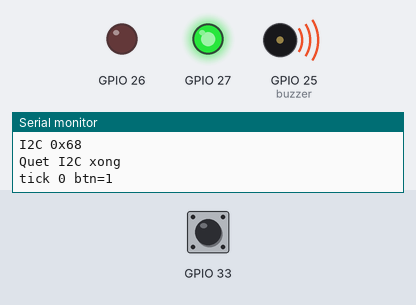
This sketch was run on a simulated ESP32. On the bench: output pins drawn as LEDs (lit = HIGH), buzzer (waves = sounding, pin HIGH), the last lines printed to the serial monitor. The test bench sets the inputs (shaded band); at power-on: GPIO 33 HIGH.

Above: at 0.2 s.
At 1.2 s:
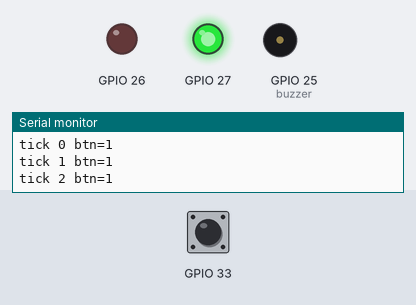
At 3.7 s:
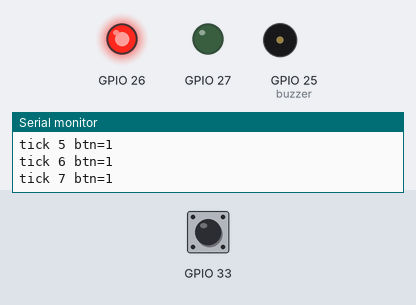
Timing chart, 0 to 4.6 s (numbered marks = the images above):
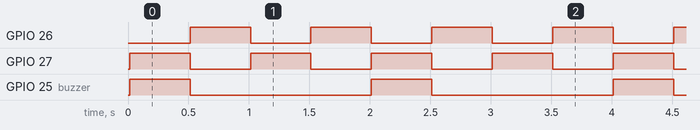

Measured:
- by itself, GPIO 26, GPIO 27: alternates HIGH for 0.50 s and LOW for 0.50 s
- by itself, GPIO 25 (buzzer): alternates HIGH for 0.50 s and LOW for 1.5 s
- by itself, everything shown: repeats every 2.0 s, in 4 steps

The sketch:

sketch.ino
```cpp
// Sketch thử mạch trên Wokwi (không phải firmware thật): kiểm tra từng linh kiện nối đúng chân.
//   - Quét I2C: phải thấy 0x3C (OLED) và 0x68 (MPU6050)
//   - LED đỏ (GPIO26) / xanh (GPIO27) nháy luân phiên, còi (GPIO25) kêu mỗi 2 giây
//   - Bấm nút (GPIO33): Serial in btn=0
#include <Wire.h>

void setup() {
  Serial.begin(115200);
  pinMode(25, OUTPUT);
  pinMode(26, OUTPUT);
  pinMode(27, OUTPUT);
  pinMode(33, INPUT_PULLUP);
  Wire.begin(21, 22);
  for (uint8_t addr = 1; addr < 127; addr++) {
    Wire.beginTransmission(addr);
    if (Wire.endTransmission() == 0) Serial.printf("I2C 0x%02X\n", addr);
  }
  Serial.println("Quet I2C xong");
}

void loop() {
  static int n = 0;
  digitalWrite(26, n % 2);
  digitalWrite(27, !(n % 2));
  digitalWrite(25, n % 4 == 0);
  Serial.printf("tick %d btn=%d\n", n++, digitalRead(33));
  delay(500);
}
```
